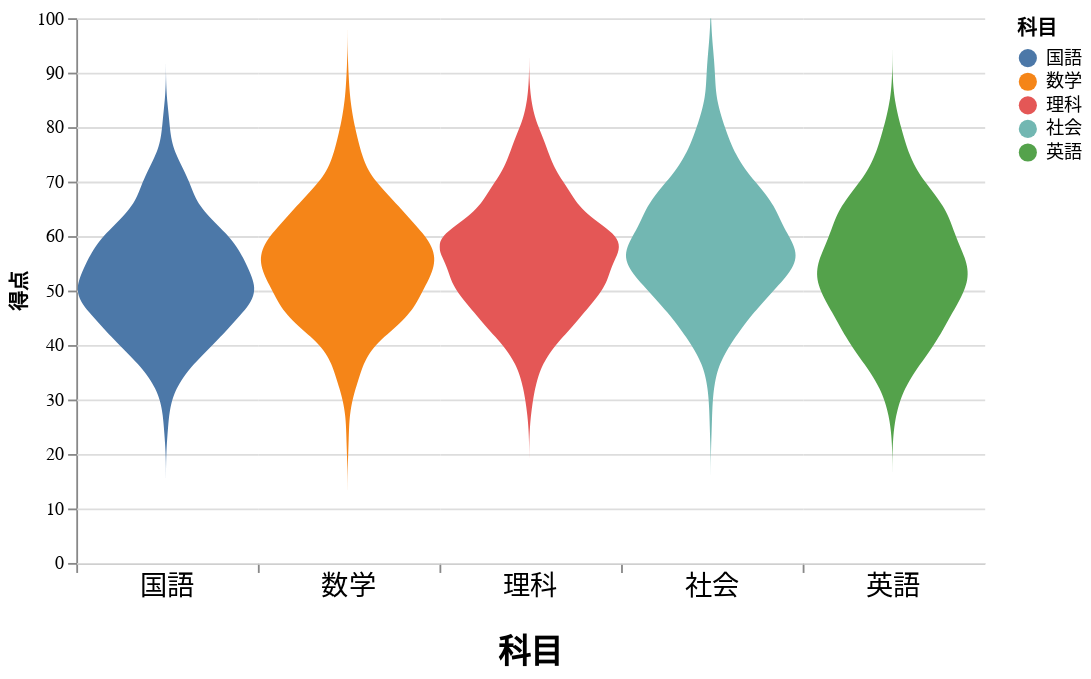

Write notebook code for a chart like this one.
### Markdown cell above
## バイオリンプロット

### Code cell
import altair as alt
from altair_saver import save

# 入力データは雑然データ df ではなく整然データ mdf であることに注意
violin = (
    alt.Chart(mdf)
    .transform_density("得点", as_=["得点", "density"], extent=[0, 100], groupby=["科目"])
    .mark_area(orient="horizontal")
    .encode(
        x=alt.X(
            "density:Q",
            stack="center",
            impute=None,
            title=None,
            axis=alt.Axis(labels=False, values=[0], grid=False, ticks=True),
        ),
        y="得点:Q",
        color="科目:N",
        column=alt.Column(
            "科目:N",
            header=alt.Header(
                titleOrient="bottom",
                labelOrient="bottom",
                labelPadding=0,
                labelFontSize=15,
                titleFontSize=18,
            ),
        ),
    )
    .configure_facet(spacing=0)
    .configure_view(stroke=None)
    .properties(width=100, height=300)
    .interactive()
)

save(violin, "violin.html", embed_options={"actions": True})
violin

### Figure 1 — Vega-Lite specification as saved in the notebook (floating-point values rounded to 4 significant figures; data arrays with more than 128 entries replaced by an {"elided": "..."} marker saying what was removed)
{"config": {"view": {"continuousWidth": 400, "continuousHeight": 300, "stroke": null}, "facet": {"spacing": 0}}, "data": {"name": "data-70decf8fa1db4bc72d214d7749409b95"}, "mark": {"type": "area", "orient": "horizontal"}, "encoding": {"color": {"field": "科目", "type": "nominal"}, "column": {"field": "科目", "header": {"labelFontSize": 15, "labelOrient": "bottom", "labelPadding": 0, "titleFontSize": 18, "titleOrient": "bottom"}, "type": "nominal"}, "x": {"axis": {"grid": false, "labels": false, "ticks": true, "values": [0]}, "field": "density", "impute": null, "stack": "center", "title": null, "type": "quantitative"}, "y": {"field": "得点", "type": "quantitative"}}, "height": 300, "selection": {"selector004": {"type": "interval", "bind": "scales", "encodings": ["x", "y"]}}, "transform": [{"density": "得点", "extent": [0, 100], "groupby": ["科目"], "as": ["得点", "density"]}], "width": 100, "$schema": "https://vega.github.io/schema/vega-lite/v4.17.0.json", "datasets": {"data-70decf8fa1db4bc72d214d7749409b95": {"elided": "1500 records"}}}
